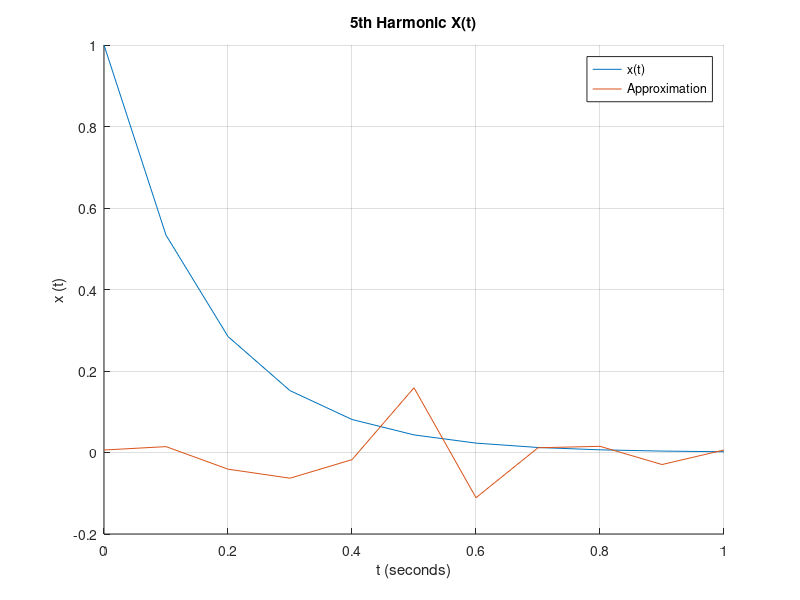
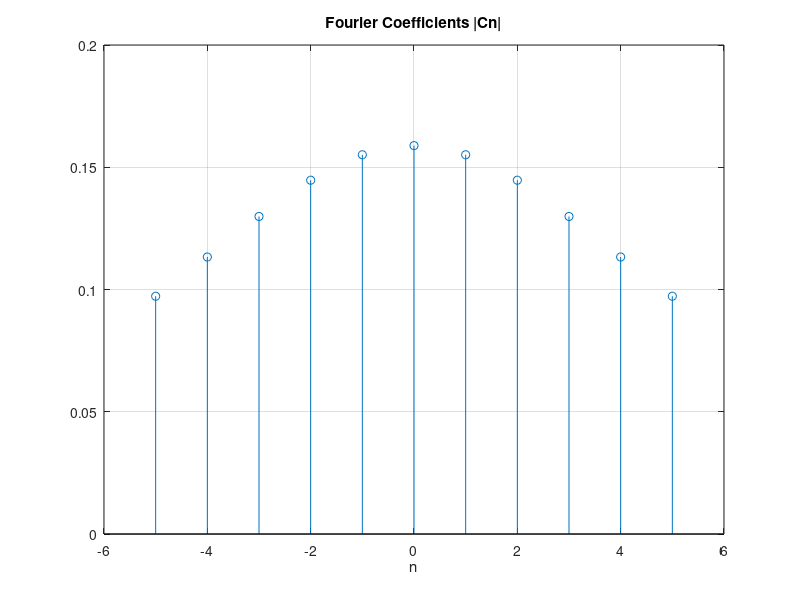

Write the MATLAB code that produced these figures, in order.
% Signal Processing and Systems Analysis
% Problem Set 1
% Ivan Chowdhury

clc;
clear;

% Question 5
t = 0:0.1:1;  % Part 5d: Graph the 5th harmonic of a given signal x(t) alongside its approximation.
T = 1;
x_t = exp ((-2*pi*t)/T);  % Creating vectors for the independent variable (time from 0 to 1 second) and dependent variable (the signal x(t))

hold on  % Plotting vectors
plot(t, x_t, 'DisplayName', 'x(t)')
title('5th Harmonic X(t)');
xlabel('t (seconds)');
ylabel('x (t)');
grid on;

n = -5:5
x_approximate(1)=0;
x_approximate = x_approximate + (exp(1j * 2 * pi .* t .* n)) .* ((1 - exp(-2 * pi)) ./ (2 * pi * (1 + 1j .* n)));  % Creating a vector for the approximation of the signal x(t)

i_magnitude = max(imag(x_approximate))  % Computing the imaginary part of the signal. Approximately 0%
real_magnitude = real(x_approximate) % Computing the real part of the signal

plot(t, real_magnitude, 'DisplayName', 'Approximation');  % Plotting the real component of the signal approximation vs time (in seconds).
legend('show');
hold off
%% Question 6
n2 = -5:5;  % Part 6d: Plot the fourier coefficients of the 5th harmonic of the signal x(t)
T2 = 1;
C_n = (1 - exp(-2 * pi - 1j .* n .* T2)) .* (1 ./ (2 * pi + 1j .* n .* T2));  % Fourier coefficient formula

figure;  % Discrete stem plot of fourier coefficients
stem(n2, real(C_n));
title('Fourier Coefficients |Cn|');
xlabel('n');
grid on
